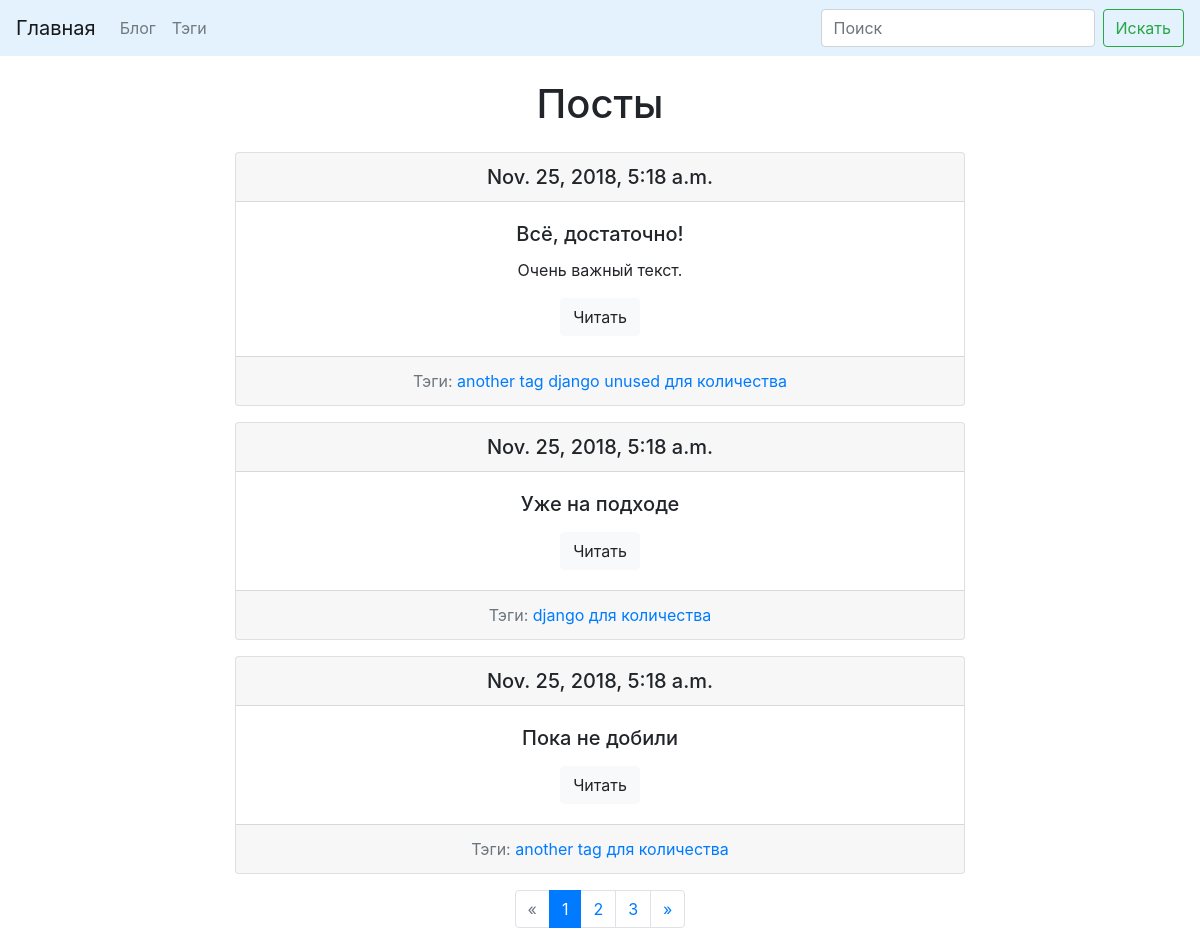
Screenshot of /blog/ with the database file from the repository.
### blog/models.py (models this page shows, shortened)
class Post(models.Model):
    title = models.CharField('Заголовок', max_length=150, db_index=True)
    slug = models.SlugField('Наименование в адресной строке',
                            max_length=150, blank=True, unique=True)
    body = models.TextField('Содержание', blank=True, db_index=True)
    tags = models.ManyToManyField(
        'Tag', blank=True, related_name='posts', verbose_name='Тэги')
    pub_date = models.DateTimeField('Дата публикации', blank=True)
    def get_absolute_url(self):
        return reverse('post_detail_url', kwargs={'slug': self.slug})
    class Meta:
        ordering = ['-pub_date']

class Tag(models.Model):
    title = models.CharField('Заголовок', max_length=50)
    slug = models.SlugField(
        'Наименование в адресной строке', blank=True, unique=True)
    def get_absolute_url(self):
        return reverse('tag_detail_url', kwargs={'slug': self.slug})
    class Meta:
        ordering = ['title']

### blog/views.py (the view)
# urls.py: path('', posts_list, name='posts_list_url'),
def posts_list(request):
    posts = search_query(request, Post).filter(pub_date__lte=timezone.now())
    context = pagination(request, posts, 3)
    return render(request, 'blog/index.html', context=context)

### blog/utils.py (called while the page is built)
def search_query(request, model):
    result = request.GET.get('search', '')
    if result:
        return model.objects.filter(
            Q(title__icontains=result) | Q(body__icontains=result)
        )
    else:
        return model.objects.all()

def pagination(request, items, per_page):
    paginator = Paginator(items, per_page)
    page_number = request.GET.get('page', 1)
    page = paginator.get_page(page_number)
    is_paginated = page.has_other_pages()
    if page.has_previous():
        prev_url = f'?page={page.previous_page_number()}'
    else:
        prev_url = ''
    if page.has_next():
        next_url = f'?page={page.next_page_number()}'
    else:
        next_url = ''
    return {
        'page_object': page,
        'is_paginated': is_paginated,
        'prev_url': prev_url,
        'next_url': next_url
    }

### blog/templates/blog/index.html (shortened to what this page needs)
{% extends 'blog/common/items_list.html' %}
{% block list_name %}Посты{% endblock %}
{% block items %}
{% if page_object.object_list %}
{% for post in page_object.object_list %}
{% include 'blog/includes/post_card_template.html' %}
{% endfor %}
{% else %}
<p>Публикации отсутствуют.</p>
{% endif %}
{% endblock %}
{% block pagination %}
{% if is_paginated %}
<nav aria-label="Page navigation example">
  <ul class="pagination justify-content-center">
    <li class="page-item {% if not prev_url %}disabled{% endif %}">
      <a class="page-link" href="{{ prev_url }}" aria-label="Previous">
        <span aria-hidden="true">&laquo;</span>
      </a>
    </li>
    {% for n in page_object.paginator.page_range %}
    {% if page_object.number == n %}
    <li class="page-item active">
      <a class="page-link" href="?page={{ n }}">{{ n }}
      </a>
    </li>
    {% elif n > page_object.number|add:-3 and n < page_object.number|add:3 %} <li class="page-item">
      <a class="page-link" href="?page={{ n }}">{{ n }}</a>
      </li>
      {% endif %}
      {% endfor %}
      <li class="page-item {% if not next_url %}disabled{% endif %}">
        <a class="page-link" href="{{ next_url }}" aria-label="Next">
          <span aria-hidden="true">&raquo;</span>
        </a>
      </li>
  </ul>
</nav>
{% endif %}
{% endblock %}

### blog/templates/blog/includes/post_card_template.html
<div class="card text-center mb-3">
  <h5 class="card-header">{{ post.pub_date }}</h5>
  <div class="card-body">
    <h5 class="card-title">{{ post.title }}</h5>
    <p class="card-text">{{ post.body|truncatewords:3 }}</p>
    <a href="{{ post.get_absolute_url }}" class="btn btn-light">Читать</a>
  </div>
  <div class="card-footer text-muted">
    Тэги:
    {% for tag in post.tags.all %}
    <a href="{{ tag.get_absolute_url }}">{{ tag.title }}</a>
    {% endfor %}
  </div>
</div>

### rows the page displays
Post: pub_date "Nov. 25, 2018, 5:18 a.m.", title "Всё, достаточно!", body "Очень важный текст."
Tag: title "another tag"
Tag: title "django"
Tag: title "unused"
Tag: title "для количества"
Post: pub_date "Nov. 25, 2018, 5:18 a.m.", title "Уже на подходе"
Post: pub_date "Nov. 25, 2018, 5:18 a.m.", title "Пока не добили"

### other values shown
{{ n }} "1"
{{ n }} "2" "3"
